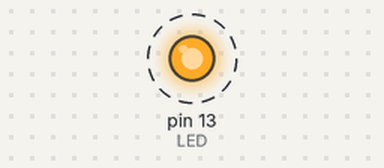
Bench run of a sketch on a simulated Arduino Uno, built with avr-gcc and run on an emulated ATmega328P. Shown: output pins drawn as LEDs (lit = HIGH). Dashed ring = blinking.

Above: at 0.15 s.
Timing chart, 0 to 3.0 s (numbered marks = the images above):
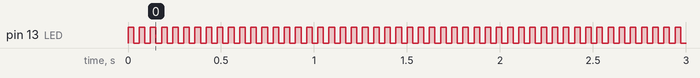

Measured:
- by itself, pin 13 (LED): alternates HIGH for 0.03 s and LOW for 0.03 s

The sketch:

arduino.ino
```cpp
int LED = 13;

void setup() {
  // put your setup code here, to run once:
pinMode(LED,OUTPUT);
}

void loop() {
  // put your main code here, to run repeatedly:
digitalWrite(LED,1);
delay(30);
digitalWrite(LED,0);
delay(30);
}
```
